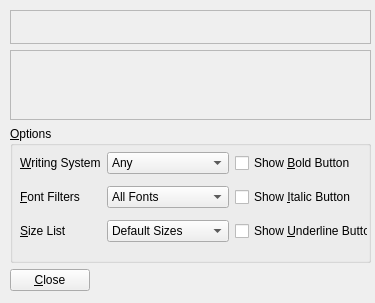
<?xml version="1.0" encoding="UTF-8"?>
<ui version="4.0">
 <class>Dialog</class>
 <widget class="QWidget" name="Dialog">
  <property name="geometry">
   <rect>
    <x>0</x>
    <y>0</y>
    <width>375</width>
    <height>303</height>
   </rect>
  </property>
  <property name="font">
   <font>
    <family>Segoe UI</family>
    <pointsize>9</pointsize>
   </font>
  </property>
  <property name="windowTitle">
   <string>BasicFontWidget Test</string>
  </property>
  <widget class="QWidget" name="layoutWidget">
   <property name="geometry">
    <rect>
     <x>10</x>
     <y>10</y>
     <width>361</width>
     <height>281</height>
    </rect>
   </property>
   <layout class="QVBoxLayout" name="verticalLayout" stretch="1,1,4,0">
    <item>
     <widget class="QFrame" name="testWidget">
      <property name="frameShape">
       <enum>QFrame::StyledPanel</enum>
      </property>
      <property name="frameShadow">
       <enum>QFrame::Raised</enum>
      </property>
     </widget>
    </item>
    <item>
     <widget class="QScrollArea" name="scrollArea">
      <property name="widgetResizable">
       <bool>true</bool>
      </property>
      <widget class="QWidget" name="scrollAreaWidgetContents">
       <property name="geometry">
        <rect>
         <x>0</x>
         <y>0</y>
         <width>357</width>
         <height>69</height>
        </rect>
       </property>
      </widget>
     </widget>
    </item>
    <item>
     <widget class="QGroupBox" name="groupBox">
      <property name="title">
       <string>&amp;Options</string>
      </property>
      <widget class="QWidget" name="layoutWidget">
       <property name="geometry">
        <rect>
         <x>10</x>
         <y>20</y>
         <width>348</width>
         <height>104</height>
        </rect>
       </property>
       <layout class="QGridLayout" name="gridLayout">
        <item row="0" column="0">
         <widget class="QLabel" name="writingSysLabel">
          <property name="text">
           <string>&amp;Writing System</string>
          </property>
          <property name="buddy">
           <cstring>writingSysBox</cstring>
          </property>
         </widget>
        </item>
        <item row="0" column="1">
         <widget class="QComboBox" name="writingSysBox">
          <item>
           <property name="text">
            <string>Any</string>
           </property>
          </item>
          <item>
           <property name="text">
            <string>Latin</string>
           </property>
          </item>
          <item>
           <property name="text">
            <string>Greek</string>
           </property>
          </item>
          <item>
           <property name="text">
            <string>Cyrillic</string>
           </property>
          </item>
          <item>
           <property name="text">
            <string>Hebrew</string>
           </property>
          </item>
          <item>
           <property name="text">
            <string>Arabic</string>
           </property>
          </item>
          <item>
           <property name="text">
            <string>Japanese</string>
           </property>
          </item>
          <item>
           <property name="text">
            <string>Symbol</string>
           </property>
          </item>
         </widget>
        </item>
        <item row="0" column="2">
         <widget class="QCheckBox" name="boldBox">
          <property name="text">
           <string>Show &amp;Bold Button</string>
          </property>
         </widget>
        </item>
        <item row="1" column="0">
         <widget class="QLabel" name="filterLabel">
          <property name="text">
           <string>&amp;Font Filters</string>
          </property>
          <property name="buddy">
           <cstring>filterBox</cstring>
          </property>
         </widget>
        </item>
        <item row="1" column="1">
         <widget class="QComboBox" name="filterBox">
          <item>
           <property name="text">
            <string>All Fonts</string>
           </property>
          </item>
          <item>
           <property name="text">
            <string>Scalable</string>
           </property>
          </item>
          <item>
           <property name="text">
            <string>Non-Scalable</string>
           </property>
          </item>
          <item>
           <property name="text">
            <string>Monospaced</string>
           </property>
          </item>
          <item>
           <property name="text">
            <string>Proportional</string>
           </property>
          </item>
         </widget>
        </item>
        <item row="1" column="2">
         <widget class="QCheckBox" name="italicBox">
          <property name="text">
           <string>Show &amp;Italic Button</string>
          </property>
         </widget>
        </item>
        <item row="2" column="2">
         <widget class="QCheckBox" name="underlineBox">
          <property name="text">
           <string>Show &amp;Underline Button</string>
          </property>
         </widget>
        </item>
        <item row="2" column="0">
         <widget class="QLabel" name="sizeLabel">
          <property name="text">
           <string>&amp;Size List</string>
          </property>
          <property name="buddy">
           <cstring>sizeBox</cstring>
          </property>
         </widget>
        </item>
        <item row="2" column="1">
         <widget class="QComboBox" name="sizeBox">
          <item>
           <property name="text">
            <string>Default Sizes</string>
           </property>
          </item>
          <item>
           <property name="text">
            <string>Range(5, 20)</string>
           </property>
          </item>
          <item>
           <property name="text">
            <string>Range(10, 32, 2)</string>
           </property>
          </item>
         </widget>
        </item>
       </layout>
      </widget>
     </widget>
    </item>
    <item>
     <widget class="QPushButton" name="closeButton">
      <property name="sizePolicy">
       <sizepolicy hsizetype="Fixed" vsizetype="Fixed">
        <horstretch>0</horstretch>
        <verstretch>0</verstretch>
       </sizepolicy>
      </property>
      <property name="text">
       <string>&amp;Close</string>
      </property>
     </widget>
    </item>
   </layout>
  </widget>
 </widget>
 <resources/>
 <connections>
  <connection>
   <sender>closeButton</sender>
   <signal>clicked()</signal>
   <receiver>Dialog</receiver>
   <slot>close()</slot>
   <hints>
    <hint type="sourcelabel">
     <x>25</x>
     <y>223</y>
    </hint>
    <hint type="destinationlabel">
     <x>376</x>
     <y>349</y>
    </hint>
   </hints>
  </connection>
 </connections>
</ui>
